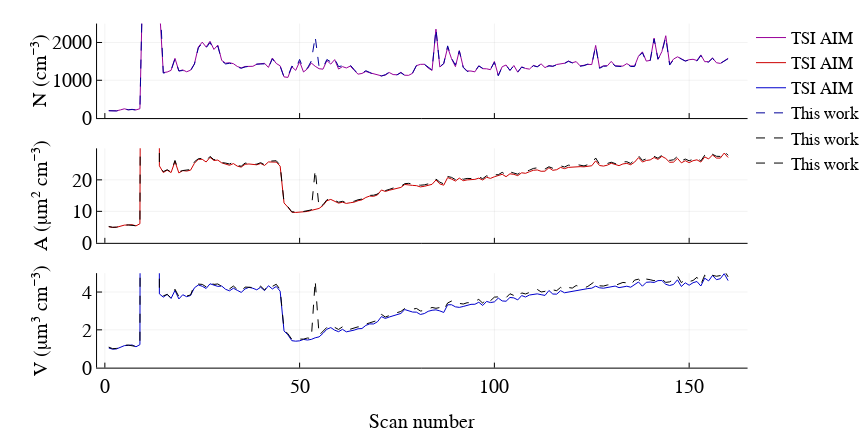

This figure's notebook cell:
### Markdown cell above
### (b) Comparison of integrated number, area, and volume concentration

### Code cell
figure("Nimbus Sans L", 2, 6, 3, 10)

p1 = plot(Nt, ylabel = "N (cm⁻³)", label = "TSI AIM",ylim = (0,2500), color = RGBA(0.6,0,0.6,1))
p1 = plot!(Ninv, ylabel = "N (cm⁻³)", label = "This work", ytick = [0,1000, 2000],
    color = RGBA(0,0,0.6,1), ls = :dash, xticks = ([0,50,100,150],["","","",""]))

p2 = plot(At, ylabel = "A(μm² cm⁻³)", label = "TSI AIM", ylim = (0,30), color = RGBA(0.8,0,0,1))
p2 = plot!(Ainv, ylabel = "A (μm² cm⁻³)", label = "This work",  ytick = [0, 10, 20],
    color = RGBA(0,0,0,1), ls = :dash, xticks = ([0,50,100,150],["","","",""]))

p3 = plot(Vt, ylabel = "V(μm³ cm⁻³)", label = "TSI AIM", ylim = (0,5), color = RGBA(0.0,0,0.8,1))
p3 = plot!(Vinv, ylabel = "V (μm³ cm⁻³)", label = "This work", xlabel = "Scan number", 
    color = RGBA(0,0,0,1), ls = :dash, ytick = [0,2,4],xticks = [0,50,100,150])


plot(p1,p2,p3, layout = grid(3,1), left_margin = 30px, bottom_margin = 10px, xlim = (-2,165), fmt = :svg)

### Figure 1 — Plotly figure (JSON) as saved in the notebook; plotly's stock layout.template omitted (floating-point values rounded to 4 significant figures; data arrays with more than 128 entries replaced by an {"elided": "..."} marker saying what was removed)
{"data": [{"colorbar": {"title": ""}, "hoverinfo": "text", "legendgroup": "TSI AIM", "line": {"color": "rgba(153, 0, 153, 1.000)", "dash": "solid", "shape": "linear", "width": 1}, "mode": "lines", "name": "TSI AIM", "showlegend": true, "text": {"elided": "160 null values"}, "type": "scatter", "x": {"elided": "160 int values"}, "xaxis": "x1", "y": {"elided": "160 float values"}, "yaxis": "y1", "zmax": 0.1, "zmin": -0.1}, {"colorbar": {"title": ""}, "hoverinfo": "text", "legendgroup": "This work", "line": {"color": "rgba(0, 0, 153, 1.000)", "dash": "dash", "shape": "linear", "width": 1}, "mode": "lines", "name": "This work", "showlegend": true, "text": {"elided": "160 null values"}, "type": "scatter", "x": {"elided": "160 int values"}, "xaxis": "x1", "y": {"elided": "160 float values"}, "yaxis": "y1", "zmax": 0.1, "zmin": -0.1}, {"colorbar": {"title": ""}, "hoverinfo": "text", "legendgroup": "TSI AIM", "line": {"color": "rgba(204, 0, 0, 1.000)", "dash": "solid", "shape": "linear", "width": 1}, "mode": "lines", "name": "TSI AIM", "showlegend": true, "text": {"elided": "160 null values"}, "type": "scatter", "x": {"elided": "160 int values"}, "xaxis": "x2", "y": {"elided": "160 float values"}, "yaxis": "y2", "zmax": 0.1, "zmin": -0.1}, {"colorbar": {"title": ""}, "hoverinfo": "text", "legendgroup": "This work", "line": {"color": "rgba(0, 0, 0, 1.000)", "dash": "dash", "shape": "linear", "width": 1}, "mode": "lines", "name": "This work", "showlegend": true, "text": {"elided": "160 null values"}, "type": "scatter", "x": {"elided": "160 int values"}, "xaxis": "x2", "y": {"elided": "160 float values"}, "yaxis": "y2", "zmax": 0.1, "zmin": -0.1}, {"colorbar": {"title": ""}, "hoverinfo": "text", "legendgroup": "TSI AIM", "line": {"color": "rgba(0, 0, 204, 1.000)", "dash": "solid", "shape": "linear", "width": 1}, "mode": "lines", "name": "TSI AIM", "showlegend": true, "text": {"elided": "160 null values"}, "type": "scatter", "x": {"elided": "160 int values"}, "xaxis": "x3", "y": {"elided": "160 float values"}, "yaxis": "y3", "zmax": 0.1, "zmin": -0.1}, {"colorbar": {"title": ""}, "hoverinfo": "text", "legendgroup": "This work", "line": {"color": "rgba(0, 0, 0, 1.000)", "dash": "dash", "shape": "linear", "width": 1}, "mode": "lines", "name": "This work", "showlegend": true, "text": {"elided": "160 null values"}, "type": "scatter", "x": {"elided": "160 int values"}, "xaxis": "x3", "y": {"elided": "160 float values"}, "yaxis": "y3", "zmax": 0.1, "zmin": -0.1}], "layout": {"annotations": [], "height": 432, "legend": {"bgcolor": "rgba(255, 255, 255, 1.000)", "bordercolor": "rgba(0, 0, 0, 1.000)", "font": {"color": "rgba(0, 0, 0, 1.000)", "family": "Nimbus Sans L", "size": 17}, "tracegroupgap": 0, "x": 1, "y": 1}, "margin": {"b": 20, "l": 0, "r": 0, "t": 20}, "paper_bgcolor": "rgba(255, 255, 255, 1.000)", "plot_bgcolor": "rgba(255, 255, 255, 1.000)", "showlegend": true, "width": 864, "xaxis1": {"anchor": "y1", "domain": [0.1292, 0.9954], "gridcolor": "rgba(0, 0, 0, 0.100)", "gridwidth": 0.5, "linecolor": "rgba(0, 0, 0, 1.000)", "mirror": false, "range": [-2, 165], "showgrid": true, "showline": true, "showticklabels": true, "tickangle": 0, "tickcolor": "rgb(0, 0, 0)", "tickfont": {"color": "rgba(0, 0, 0, 1.000)", "family": "Nimbus Sans L", "size": 20}, "tickmode": "array", "ticks": "inside", "ticktext": ["", "", "", ""], "tickvals": [0, 50, 100, 150], "title": "", "titlefont": {"color": "rgba(0, 0, 0, 1.000)", "family": "Nimbus Sans L", "size": 20}, "type": "-", "visible": true, "zeroline": false, "zerolinecolor": "rgba(0, 0, 0, 1.000)"}, "xaxis2": {"anchor": "y2", "domain": [0.1292, 0.9954], "gridcolor": "rgba(0, 0, 0, 0.100)", "gridwidth": 0.5, "linecolor": "rgba(0, 0, 0, 1.000)", "mirror": false, "range": [-2, 165], "showgrid": true, "showline": true, "showticklabels": true, "tickangle": 0, "tickcolor": "rgb(0, 0, 0)", "tickfont": {"color": "rgba(0, 0, 0, 1.000)", "family": "Nimbus Sans L", "size": 20}, "tickmode": "array", "ticks": "inside", "ticktext": ["", "", "", ""], "tickvals": [0, 50, 100, 150], "title": "", "titlefont": {"color": "rgba(0, 0, 0, 1.000)", "family": "Nimbus Sans L", "size": 20}, "type": "-", "visible": true, "zeroline": false, "zerolinecolor": "rgba(0, 0, 0, 1.000)"}, "xaxis3": {"anchor": "y3", "domain": [0.1292, 0.9954], "gridcolor": "rgba(0, 0, 0, 0.100)", "gridwidth": 0.5, "linecolor": "rgba(0, 0, 0, 1.000)", "mirror": false, "range": [-2, 165], "showgrid": true, "showline": true, "showticklabels": true, "tickangle": 0, "tickcolor": "rgb(0, 0, 0)", "tickfont": {"color": "rgba(0, 0, 0, 1.000)", "family": "Nimbus Sans L", "size": 20}, "tickmode": "array", "ticks": "inside", "ticktext": ["0", "50", "100", "150"], "tickvals": [0, 50, 100, 150], "title": "Scan number", "titlefont": {"color": "rgba(0, 0, 0, 1.000)", "family": "Nimbus Sans L", "size": 20}, "type": "-", "visible": true, "zeroline": false, "zerolinecolor": "rgba(0, 0, 0, 1.000)"}, "yaxis1": {"anchor": "x1", "domain": [0.7498, 0.9909], "gridcolor": "rgba(0, 0, 0, 0.100)", "gridwidth": 0.5, "linecolor": "rgba(0, 0, 0, 1.000)", "mirror": false, "range": [0, 2500], "showgrid": true, "showline": true, "showticklabels": true, "tickangle": 0, "tickcolor": "rgb(0, 0, 0)", "tickfont": {"color": "rgba(0, 0, 0, 1.000)", "family": "Nimbus Sans L", "size": 20}, "tickmode": "array", "ticks": "inside", "ticktext": ["0", "1000", "2000"], "tickvals": [0, 1000, 2000], "title": "N (cm⁻³)", "titlefont": {"color": "rgba(0, 0, 0, 1.000)", "family": "Nimbus Sans L", "size": 20}, "type": "-", "visible": true, "zeroline": false, "zerolinecolor": "rgba(0, 0, 0, 1.000)"}, "yaxis2": {"anchor": "x2", "domain": [0.4315, 0.6726], "gridcolor": "rgba(0, 0, 0, 0.100)", "gridwidth": 0.5, "linecolor": "rgba(0, 0, 0, 1.000)", "mirror": false, "range": [0, 30], "showgrid": true, "showline": true, "showticklabels": true, "tickangle": 0, "tickcolor": "rgb(0, 0, 0)", "tickfont": {"color": "rgba(0, 0, 0, 1.000)", "family": "Nimbus Sans L", "size": 20}, "tickmode": "array", "ticks": "inside", "ticktext": ["0", "10", "20"], "tickvals": [0, 10, 20], "title": "A (μm² cm⁻³)", "titlefont": {"color": "rgba(0, 0, 0, 1.000)", "family": "Nimbus Sans L", "size": 20}, "type": "-", "visible": true, "zeroline": false, "zerolinecolor": "rgba(0, 0, 0, 1.000)"}, "yaxis3": {"anchor": "x3", "domain": [0.1132, 0.3542], "gridcolor": "rgba(0, 0, 0, 0.100)", "gridwidth": 0.5, "linecolor": "rgba(0, 0, 0, 1.000)", "mirror": false, "range": [0, 5], "showgrid": true, "showline": true, "showticklabels": true, "tickangle": 0, "tickcolor": "rgb(0, 0, 0)", "tickfont": {"color": "rgba(0, 0, 0, 1.000)", "family": "Nimbus Sans L", "size": 20}, "tickmode": "array", "ticks": "inside", "ticktext": ["0", "2", "4"], "tickvals": [0, 2, 4], "title": "V (μm³ cm⁻³)", "titlefont": {"color": "rgba(0, 0, 0, 1.000)", "family": "Nimbus Sans L", "size": 20}, "type": "-", "visible": true, "zeroline": false, "zerolinecolor": "rgba(0, 0, 0, 1.000)"}}}
